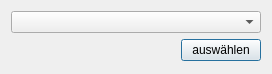
<?xml version="1.0" encoding="UTF-8"?>
<ui version="4.0">
 <class>SelectCompetitionDialog</class>
 <widget class="QDialog" name="SelectCompetitionDialog">
  <property name="geometry">
   <rect>
    <x>0</x>
    <y>0</y>
    <width>268</width>
    <height>74</height>
   </rect>
  </property>
  <property name="sizePolicy">
   <sizepolicy hsizetype="Fixed" vsizetype="Fixed">
    <horstretch>0</horstretch>
    <verstretch>0</verstretch>
   </sizepolicy>
  </property>
  <property name="windowTitle">
   <string>TurnFix - Wettkampf auswählen</string>
  </property>
  <property name="windowIcon">
   <iconset resource="../resources/TurnFix.qrc">
    <normaloff>:/appicons/icon.png</normaloff>:/appicons/icon.png</iconset>
  </property>
  <layout class="QGridLayout" name="gridLayout">
   <item row="0" column="0">
    <widget class="QComboBox" name="cmb_dis">
     <property name="sizePolicy">
      <sizepolicy hsizetype="Expanding" vsizetype="Fixed">
       <horstretch>0</horstretch>
       <verstretch>0</verstretch>
      </sizepolicy>
     </property>
     <property name="minimumSize">
      <size>
       <width>250</width>
       <height>0</height>
      </size>
     </property>
     <property name="maximumSize">
      <size>
       <width>250</width>
       <height>16777215</height>
      </size>
     </property>
    </widget>
   </item>
   <item row="1" column="0">
    <widget class="QPushButton" name="but_select">
     <property name="sizePolicy">
      <sizepolicy hsizetype="Fixed" vsizetype="Fixed">
       <horstretch>0</horstretch>
       <verstretch>0</verstretch>
      </sizepolicy>
     </property>
     <property name="layoutDirection">
      <enum>Qt::RightToLeft</enum>
     </property>
     <property name="text">
      <string>auswählen</string>
     </property>
    </widget>
   </item>
  </layout>
 </widget>
 <resources>
  <include location="../resources/TurnFix.qrc"/>
 </resources>
 <connections/>
</ui>
